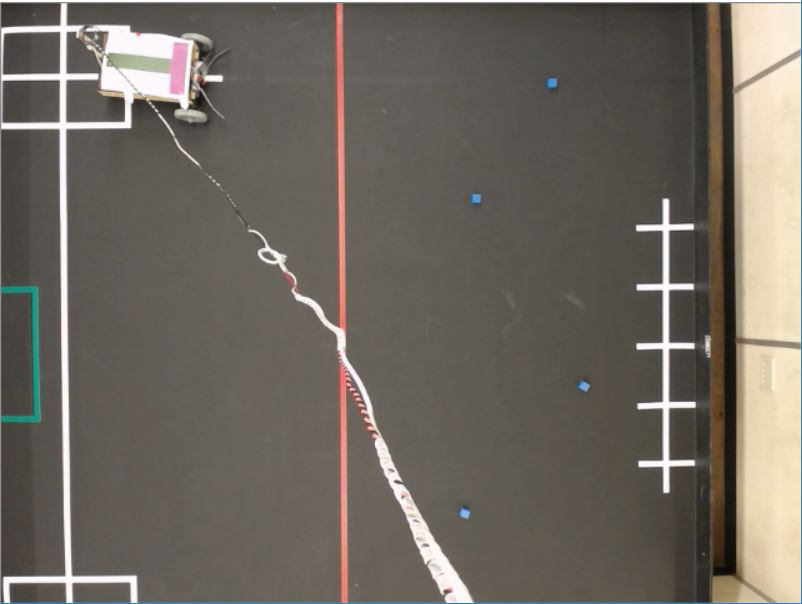
#> input picture ComputerVision/full_track3.JPG, 802 x 604 px, found by its file name
$ python crop.py
#> lines starting #> are read from the running program, lines starting #| are printed output that depends on the picture
# Capture the mouse click events in Python and OpenCV

# import the necessary packages
#import argparse
import cv2
'''
# initialize the list of reference points and boolean indicating
# whether cropping is being performed or not
ref_point = []
cropping = False

def shape_selection(event, x, y, flags, param):
  # grab references to the global variables
  global ref_point, cropping

  # if the left mouse button was clicked, record the starting
  # (x, y) coordinates and indicate that cropping is being
  # performed
  if event == cv2.EVENT_LBUTTONDOWN:
    ref_point = [(x, y)]
    cropping = True

  # check to see if the left mouse button was released
  elif event == cv2.EVENT_LBUTTONUP:
    # record the ending (x, y) coordinates and indicate that
    # the cropping operation is finished
    ref_point.append((x, y))
    cropping = False

    # draw a rectangle around the region of interest
    cv2.rectangle(image, ref_point[0], ref_point[1], (0, 255, 0), 2)
    cv2.imshow("image", image)

# construct the argument parser and parse the arguments
ap = argparse.ArgumentParser()
ap.add_argument("-i", "--image", required=True, help="Path to the image")
args = vars(ap.parse_args())

# load the image, clone it, and setup the mouse callback function
image = cv2.imread(args["image"])
clone = image.copy()
cv2.namedWindow("image")
cv2.setMouseCallback("image", shape_selection)

# keep looping until the 'q' key is pressed
while True:
  # display the image and wait for a keypress
  cv2.imshow("image", image)
  key = cv2.waitKey(1) & 0xFF

  # if the 'r' key is pressed, reset the cropping region
  if key == ord("r"):
    image = clone.copy()

  # if the 'c' key is pressed, break from the loop
  elif key == ord("c"):
    break

# if there are two reference points, then crop the region of interest
# from teh image and display it
if len(ref_point) == 2:
  crop_img = clone[ref_point[0][1]:ref_point[1][1], ref_point[0][0]:ref_point[1][0]]
  cv2.imshow("crop_img", crop_img)
  cv2.waitKey(0)

# close all open windows
cv2.destroyAllWindows()'''

img = cv2.imread('full_track3.jpg')
#> img is the input picture: shape (604, 802, 3); mean B, G, R 96.7, 104.8, 111.2

height, width = img.shape[:2]
#> height = 604; width = 802
#height < witdth

crop_img = img[0:height, 0:height+80]
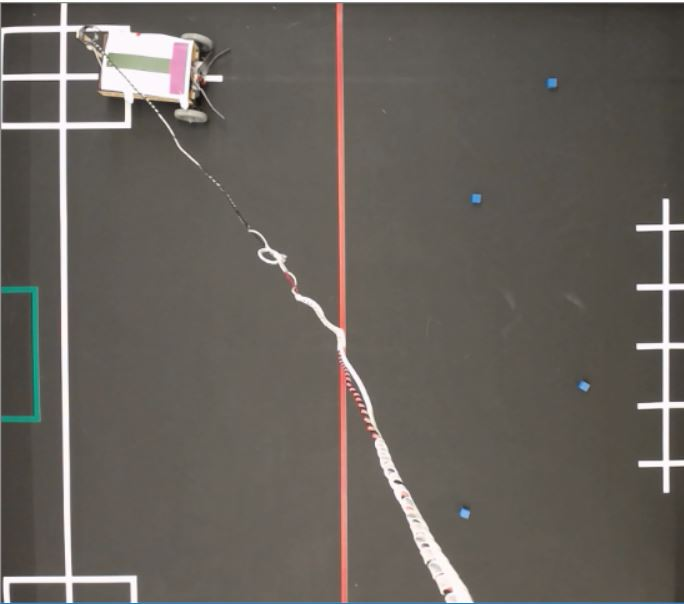
#> crop_img: shape (604, 684, 3); mean B, G, R 91.7, 97.7, 103

cv2.imshow("cropped", crop_img)
cv2.imwrite('cropped.jpg',crop_img)
cv2.waitKey(0)

$ run again, with ComputerVision/full_track2.JPG copied over ComputerVision/full_track3.JPG
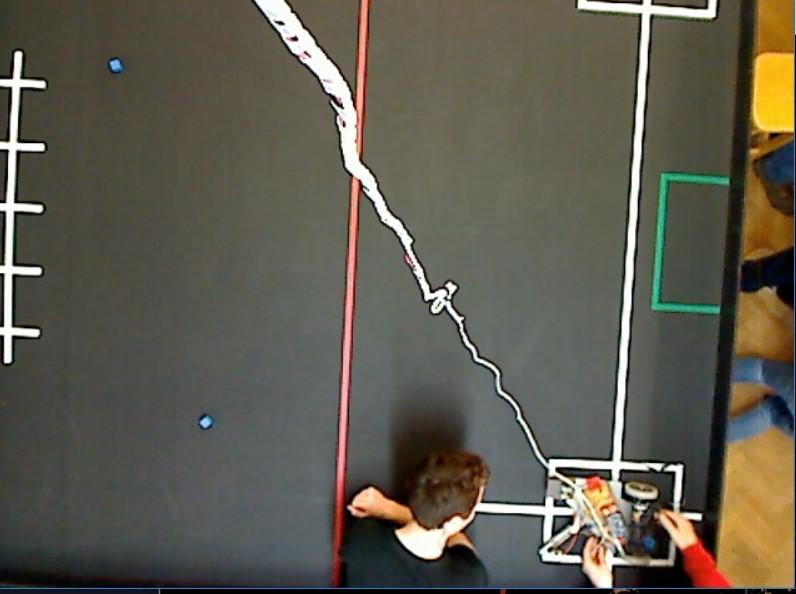
#> input picture ComputerVision/full_track2.JPG, 796 x 594 px, found by its file name
#> img is the input picture: shape (594, 796, 3); mean B, G, R 79, 91.3, 94.8
#> `crop_img = img[0:height, 0:height+80]`:
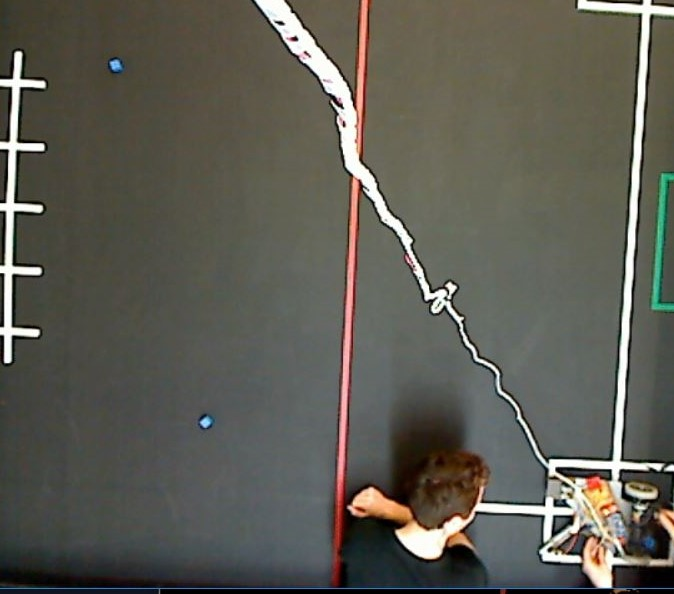
#> crop_img: shape (594, 674, 3); mean B, G, R 83.5, 92.3, 93.4

$ run again, with ComputerVision/full_track4.JPG copied over ComputerVision/full_track3.JPG
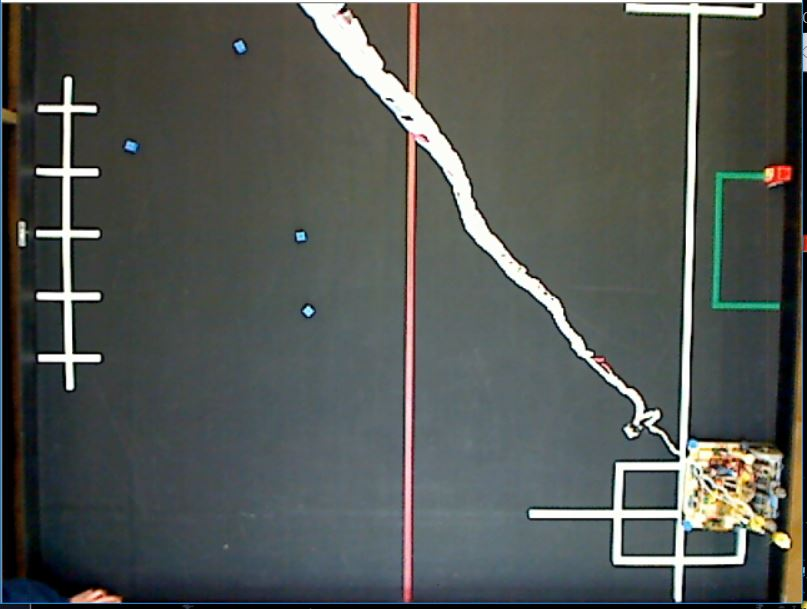
#> input picture ComputerVision/full_track4.JPG, 807 x 609 px, found by its file name
#> img is the input picture: shape (609, 807, 3); mean B, G, R 84, 87.6, 83.4
#> `crop_img = img[0:height, 0:height+80]`:
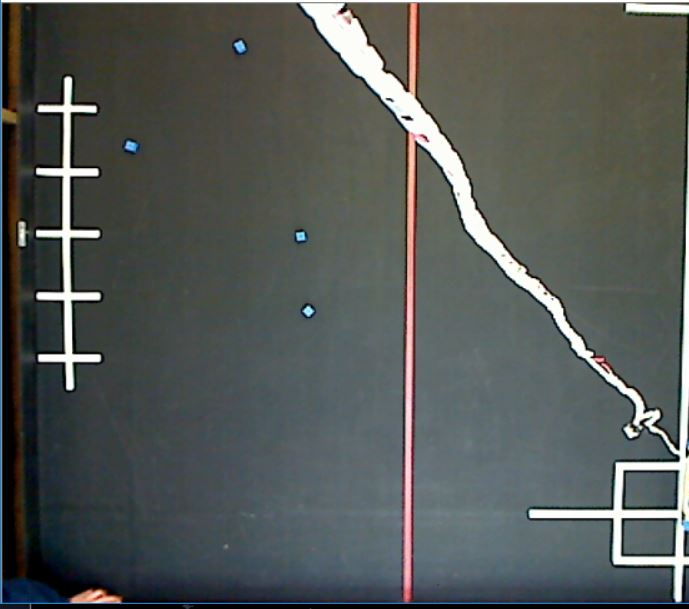
#> crop_img: shape (609, 689, 3); mean B, G, R 86, 88.5, 83.9
